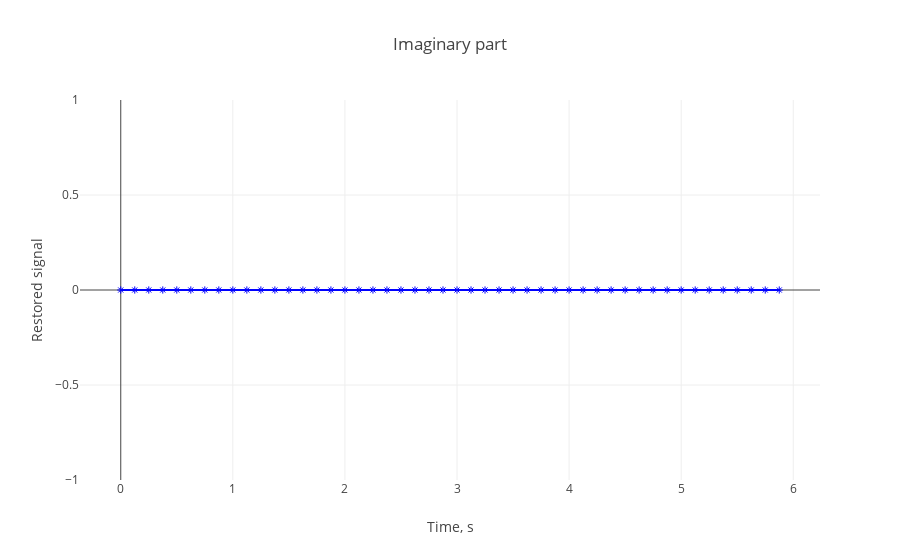

The cell this chart's notebook holds for it:
### Code cell
data = [
    go.Scatter(
        x = t,
        y = np.round(np.imag(ys), 5),
        mode = 'markers+lines',
        marker = dict(color='blue', symbol=135)
    )
]
layout = go.Layout(
    title = 'Imaginary part',
    xaxis=dict(title='Time, s'),
    yaxis=dict(title='Restored signal')
    )
fig = go.Figure(data=data, layout=layout)
iplot(fig)

### Figure 1 — Plotly figure (JSON) as saved in the notebook; plotly's stock layout.template omitted (floating-point values rounded to 4 significant figures)
{"data": [{"marker": {"color": "blue", "symbol": 135}, "mode": "markers+lines", "type": "scatter", "uid": "9efd9568-712d-4a0c-975a-1964dfc5e2dc", "x": [0, 0.125, 0.25, 0.375, 0.5, 0.625, 0.75, 0.875, 1, 1.125, 1.25, 1.375, 1.5, 1.625, 1.75, 1.875, 2, 2.125, 2.25, 2.375, 2.5, 2.625, 2.75, 2.875, 3, 3.125, 3.25, 3.375, 3.5, 3.625, 3.75, 3.875, 4, 4.125, 4.25, 4.375, 4.5, 4.625, 4.75, 4.875, 5, 5.125, 5.25, 5.375, 5.5, 5.625, 5.75, 5.875], "y": [0, 0, 0, 0, 0, 0, 0, 0, 0, 0, 0, 0, 0, 0, 0, 0, 0, 0, 0, 0, 0, 0, 0, 0, 0, 0, 0, 0, 0, 0, 0, 0, 0, 0, 0, 0, 0, 0, 0, 0, 0, 0, 0, 0, 0, 0, 0, 0]}], "layout": {"title": {"text": "Imaginary part"}, "xaxis": {"title": {"text": "Time, s"}}, "yaxis": {"title": {"text": "Restored signal"}}}}
